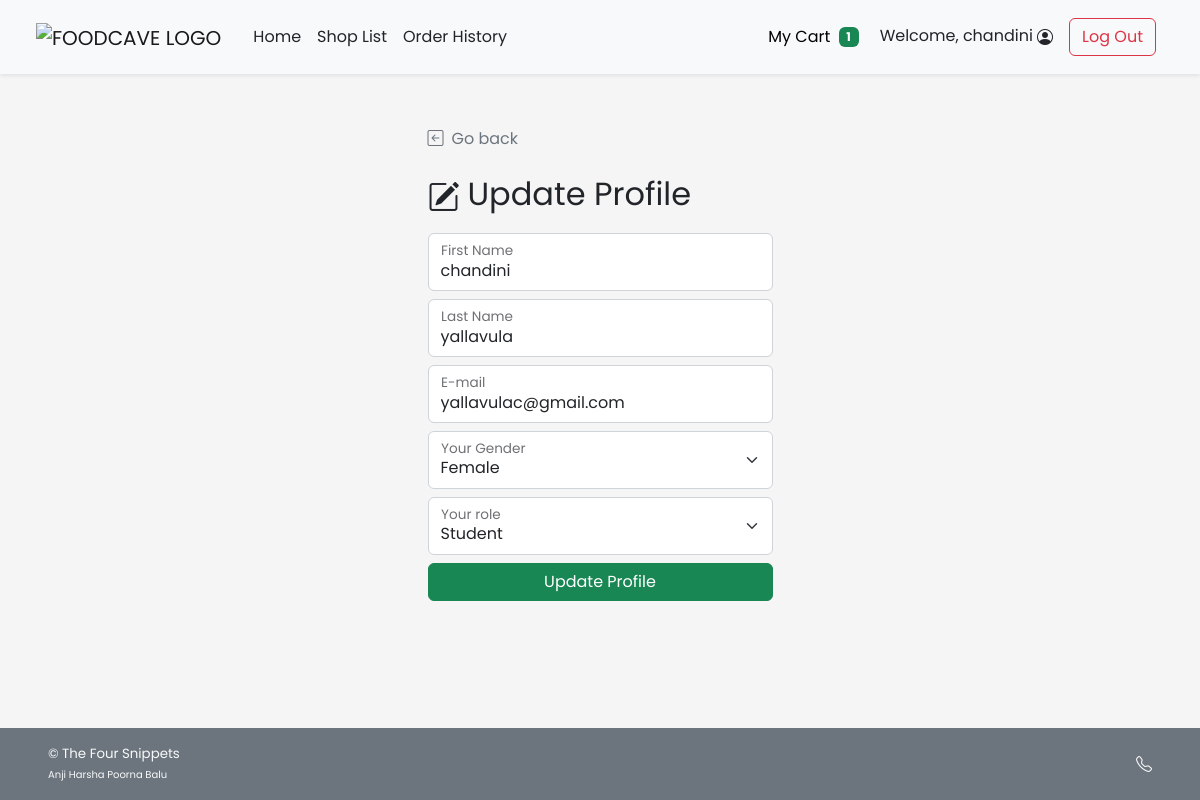
/cust_update_profile.php (signed in), run on the app's committed database.
### tables this page shows
CREATE TABLE `customer` (
  `c_username` varchar(45) NOT NULL,
  `c_pwd` varchar(45) NOT NULL,
  `c_firstname` varchar(45) NOT NULL,
  `c_lastname` varchar(45) NOT NULL,
  `c_email` varchar(100) NOT NULL,
  `c_gender` varchar(1) NOT NULL COMMENT 'M for Male, F for Female',
  `c_type` varchar(3) NOT NULL COMMENT 'Type of customer in this canteen (STD for student,STF for staff, GUE for guest, ADM for admin, OTH for other)',
  `c_id` int(11) NOT NULL
);

### cust_update_profile.php (the view, shortened to what this page needs)
<!DOCTYPE html>
<html lang="en">
<head>
    <?php
        include("conn_db.php");
        include('head.php');
    ?>
    <link href="css/main.css" rel="stylesheet">
    <link href="css/login.css" rel="stylesheet">
</head>
<body class="d-flex flex-column h-100">
    <?php include('nav_header.php')?>
    <div class="container form-signin mt-auto w-50">
        <a class="nav nav-item text-decoration-none text-muted" href="#" onclick="history.back();">
            <i class="bi bi-arrow-left-square me-2"></i>Go back
        </a>
        <?php
            $query = "SELECT c_firstname,c_lastname,c_email,c_gender,c_type FROM customer WHERE c_id = {$_SESSION['cid']} LIMIT 0,1";
            $result = $mysqli ->query($query);
            $row = $result -> fetch_array();
        ?>
        <form method="POST" action="cust_update_profile.php" class="form-floating">
            <h2 class="mt-4 mb-3 fw-normal text-bold"><i class="bi bi-pencil-square me-2"></i>Update Profile</h2>
            <div class="form-floating mb-2">
                <input type="text" class="form-control" id="firstname" placeholder="First Name" name="firstname"
                value="<?php echo $row["c_firstname"];?>" required>
                <label for="firstname">First Name</label>
            </div>
            <div class="form-floating mb-2">
                <input type="text" class="form-control" id="lastname" placeholder="Last Name" value="<?php echo $row["c_lastname"];?>" name="lastname" required>
                <label for="lastname">Last Name</label>
            </div>
            <div class="form-floating mb-2">
                <input type="email" class="form-control" id="email" placeholder="E-mail" name="email" value="<?php echo $row["c_email"];?>" required>
                <label for="email">E-mail</label>
            </div>
            <div class="form-floating">
                <select class="form-select mb-2" id="gender" name="gender">
                    <option value="F" <?php if($row["c_gender"]=="F"){echo "selected";}?>>Female</option>
                </select>
                <label for="gender">Your Gender</label>
            </div>
            <div class="form-floating">
                <select class="form-select mb-2" id="type" name="type">
                    <option value="STD" <?php if($row["c_type"]=="STD"){echo "selected";}?>>Student</option>
                </select>
                <label for="gender">Your role</label>
            </div>
            <button class="w-100 btn btn-success mb-3" name="upd_confirm" type="submit">Update Profile</button>
        </form>
    </div>
    <?php include('footer.php')?>
</body>
</html>

### css/main.css (style rules this page uses)
html { height: 100%; }
body { height: 100%; padding-top: 4rem; margin-bottom: -50px; font-family: 'Poppins', 'Noto Sans Thai', sans-serif; }
a { cursor: pointer; }
.bi { vertical-align: -.125em; fill: currentColor; }

### css/login.css (style rules this page uses)
html, body { height: 100%; font-family: 'Poppins', 'Noto Sans Thai', sans-serif; }
body { background-color: #f5f5f5; padding-top: 4rem; margin-bottom: -50px; }
.form-signin { width: 100%; max-width: 375px; padding: 15px; margin: auto; }

### data on the page
customer: firstname "chandini", lastname "yallavula", email "yallavulac@gmail.com", gender "Female", type "Student"

### other printed values
$incart_amt "1"
$_SESSION['firstname'] "chandini"
